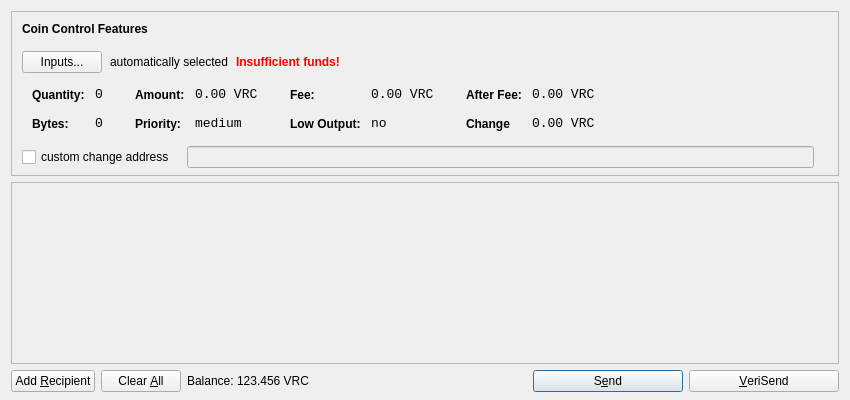
<?xml version="1.0" encoding="UTF-8"?>
<ui version="4.0">
 <class>SendCoinsDialog</class>
 <widget class="QDialog" name="SendCoinsDialog">
  <property name="geometry">
   <rect>
    <x>0</x>
    <y>0</y>
    <width>850</width>
    <height>400</height>
   </rect>
  </property>
  <property name="windowTitle">
   <string>Send Coins</string>
  </property>
  <layout class="QVBoxLayout" name="verticalLayout" stretch="0,1,0">
   <property name="bottomMargin">
    <number>8</number>
   </property>
   <item>
    <widget class="QFrame" name="frameCoinControl">
     <property name="sizePolicy">
      <sizepolicy hsizetype="Expanding" vsizetype="Expanding">
       <horstretch>0</horstretch>
       <verstretch>0</verstretch>
      </sizepolicy>
     </property>
     <property name="maximumSize">
      <size>
       <width>16777215</width>
       <height>16777215</height>
      </size>
     </property>
     <property name="frameShape">
      <enum>QFrame::StyledPanel</enum>
     </property>
     <property name="frameShadow">
      <enum>QFrame::Sunken</enum>
     </property>
     <layout class="QVBoxLayout" name="verticalLayoutCoinControl2">
      <property name="spacing">
       <number>6</number>
      </property>
      <property name="leftMargin">
       <number>0</number>
      </property>
      <property name="topMargin">
       <number>0</number>
      </property>
      <property name="rightMargin">
       <number>0</number>
      </property>
      <property name="bottomMargin">
       <number>6</number>
      </property>
      <item>
       <layout class="QVBoxLayout" name="verticalLayoutCoinControl" stretch="0,0,0,0,1">
        <property name="spacing">
         <number>0</number>
        </property>
        <property name="leftMargin">
         <number>10</number>
        </property>
        <property name="topMargin">
         <number>10</number>
        </property>
        <item>
         <layout class="QHBoxLayout" name="horizontalLayoutCoinControl1">
          <property name="bottomMargin">
           <number>15</number>
          </property>
          <item>
           <widget class="QLabel" name="labelCoinControlFeatures">
            <property name="sizePolicy">
             <sizepolicy hsizetype="Preferred" vsizetype="Maximum">
              <horstretch>0</horstretch>
              <verstretch>0</verstretch>
             </sizepolicy>
            </property>
            <property name="font">
             <font>
              <weight>75</weight>
              <bold>true</bold>
             </font>
            </property>
            <property name="styleSheet">
             <string notr="true">font-weight:bold;</string>
            </property>
            <property name="text">
             <string>Coin Control Features</string>
            </property>
           </widget>
          </item>
         </layout>
        </item>
        <item>
         <layout class="QHBoxLayout" name="horizontalLayoutCoinControl2" stretch="0,0,0,0">
          <property name="spacing">
           <number>8</number>
          </property>
          <property name="bottomMargin">
           <number>10</number>
          </property>
          <item>
           <widget class="QPushButton" name="pushButtonCoinControl">
            <property name="styleSheet">
             <string notr="true"/>
            </property>
            <property name="text">
             <string>Inputs...</string>
            </property>
           </widget>
          </item>
          <item>
           <widget class="QLabel" name="labelCoinControlAutomaticallySelected">
            <property name="text">
             <string>automatically selected</string>
            </property>
            <property name="margin">
             <number>5</number>
            </property>
           </widget>
          </item>
          <item>
           <widget class="QLabel" name="labelCoinControlInsuffFunds">
            <property name="font">
             <font>
              <weight>75</weight>
              <bold>true</bold>
             </font>
            </property>
            <property name="styleSheet">
             <string notr="true">color:red;font-weight:bold;</string>
            </property>
            <property name="text">
             <string>Insufficient funds!</string>
            </property>
            <property name="margin">
             <number>5</number>
            </property>
           </widget>
          </item>
          <item>
           <spacer name="horizontalSpacerCoinControl">
            <property name="orientation">
             <enum>Qt::Horizontal</enum>
            </property>
            <property name="sizeHint" stdset="0">
             <size>
              <width>40</width>
              <height>1</height>
             </size>
            </property>
           </spacer>
          </item>
         </layout>
        </item>
        <item>
         <widget class="QWidget" name="widgetCoinControl" native="true">
          <property name="sizePolicy">
           <sizepolicy hsizetype="Preferred" vsizetype="Preferred">
            <horstretch>0</horstretch>
            <verstretch>0</verstretch>
           </sizepolicy>
          </property>
          <property name="minimumSize">
           <size>
            <width>0</width>
            <height>0</height>
           </size>
          </property>
          <property name="styleSheet">
           <string notr="true"/>
          </property>
          <layout class="QHBoxLayout" name="horizontalLayoutCoinControl5">
           <property name="leftMargin">
            <number>0</number>
           </property>
           <property name="topMargin">
            <number>0</number>
           </property>
           <property name="rightMargin">
            <number>0</number>
           </property>
           <property name="bottomMargin">
            <number>0</number>
           </property>
           <item>
            <layout class="QHBoxLayout" name="horizontalLayoutCoinControl3" stretch="0,0,0,1">
             <property name="spacing">
              <number>20</number>
             </property>
             <property name="topMargin">
              <number>0</number>
             </property>
             <property name="bottomMargin">
              <number>10</number>
             </property>
             <item>
              <layout class="QFormLayout" name="formLayoutCoinControl1">
               <property name="horizontalSpacing">
                <number>10</number>
               </property>
               <property name="verticalSpacing">
                <number>14</number>
               </property>
               <property name="leftMargin">
                <number>10</number>
               </property>
               <property name="topMargin">
                <number>4</number>
               </property>
               <property name="rightMargin">
                <number>6</number>
               </property>
               <item row="0" column="0">
                <widget class="QLabel" name="labelCoinControlQuantityText">
                 <property name="styleSheet">
                  <string notr="true">font-weight:bold;</string>
                 </property>
                 <property name="text">
                  <string>Quantity:</string>
                 </property>
                 <property name="margin">
                  <number>0</number>
                 </property>
                </widget>
               </item>
               <item row="0" column="1">
                <widget class="QLabel" name="labelCoinControlQuantity">
                 <property name="font">
                  <font>
                   <family>Monospace</family>
                   <pointsize>10</pointsize>
                  </font>
                 </property>
                 <property name="cursor">
                  <cursorShape>IBeamCursor</cursorShape>
                 </property>
                 <property name="contextMenuPolicy">
                  <enum>Qt::ActionsContextMenu</enum>
                 </property>
                 <property name="text">
                  <string>0</string>
                 </property>
                 <property name="margin">
                  <number>0</number>
                 </property>
                 <property name="textInteractionFlags">
                  <set>Qt::LinksAccessibleByMouse|Qt::TextSelectableByKeyboard|Qt::TextSelectableByMouse</set>
                 </property>
                </widget>
               </item>
               <item row="1" column="0">
                <widget class="QLabel" name="labelCoinControlBytesText">
                 <property name="styleSheet">
                  <string notr="true">font-weight:bold;</string>
                 </property>
                 <property name="text">
                  <string>Bytes:</string>
                 </property>
                </widget>
               </item>
               <item row="1" column="1">
                <widget class="QLabel" name="labelCoinControlBytes">
                 <property name="font">
                  <font>
                   <family>Monospace</family>
                   <pointsize>10</pointsize>
                  </font>
                 </property>
                 <property name="cursor">
                  <cursorShape>IBeamCursor</cursorShape>
                 </property>
                 <property name="contextMenuPolicy">
                  <enum>Qt::ActionsContextMenu</enum>
                 </property>
                 <property name="text">
                  <string>0</string>
                 </property>
                 <property name="textInteractionFlags">
                  <set>Qt::LinksAccessibleByMouse|Qt::TextSelectableByKeyboard|Qt::TextSelectableByMouse</set>
                 </property>
                </widget>
               </item>
              </layout>
             </item>
             <item>
              <layout class="QFormLayout" name="formLayoutCoinControl2">
               <property name="horizontalSpacing">
                <number>10</number>
               </property>
               <property name="verticalSpacing">
                <number>14</number>
               </property>
               <property name="leftMargin">
                <number>6</number>
               </property>
               <property name="topMargin">
                <number>4</number>
               </property>
               <property name="rightMargin">
                <number>6</number>
               </property>
               <item row="0" column="0">
                <widget class="QLabel" name="labelCoinControlAmountText">
                 <property name="styleSheet">
                  <string notr="true">font-weight:bold;</string>
                 </property>
                 <property name="text">
                  <string>Amount:</string>
                 </property>
                 <property name="margin">
                  <number>0</number>
                 </property>
                </widget>
               </item>
               <item row="0" column="1">
                <widget class="QLabel" name="labelCoinControlAmount">
                 <property name="font">
                  <font>
                   <family>Monospace</family>
                   <pointsize>10</pointsize>
                  </font>
                 </property>
                 <property name="cursor">
                  <cursorShape>IBeamCursor</cursorShape>
                 </property>
                 <property name="contextMenuPolicy">
                  <enum>Qt::ActionsContextMenu</enum>
                 </property>
                 <property name="text">
                  <string>0.00 VRC</string>
                 </property>
                 <property name="textInteractionFlags">
                  <set>Qt::LinksAccessibleByMouse|Qt::TextSelectableByKeyboard|Qt::TextSelectableByMouse</set>
                 </property>
                </widget>
               </item>
               <item row="1" column="0">
                <widget class="QLabel" name="labelCoinControlPriorityText">
                 <property name="styleSheet">
                  <string notr="true">font-weight:bold;</string>
                 </property>
                 <property name="text">
                  <string>Priority:</string>
                 </property>
                </widget>
               </item>
               <item row="1" column="1">
                <widget class="QLabel" name="labelCoinControlPriority">
                 <property name="font">
                  <font>
                   <family>Monospace</family>
                   <pointsize>10</pointsize>
                  </font>
                 </property>
                 <property name="cursor">
                  <cursorShape>IBeamCursor</cursorShape>
                 </property>
                 <property name="contextMenuPolicy">
                  <enum>Qt::ActionsContextMenu</enum>
                 </property>
                 <property name="text">
                  <string>medium</string>
                 </property>
                 <property name="textInteractionFlags">
                  <set>Qt::LinksAccessibleByMouse|Qt::TextSelectableByKeyboard|Qt::TextSelectableByMouse</set>
                 </property>
                </widget>
               </item>
              </layout>
             </item>
             <item>
              <layout class="QFormLayout" name="formLayoutCoinControl3">
               <property name="horizontalSpacing">
                <number>10</number>
               </property>
               <property name="verticalSpacing">
                <number>14</number>
               </property>
               <property name="leftMargin">
                <number>6</number>
               </property>
               <property name="topMargin">
                <number>4</number>
               </property>
               <property name="rightMargin">
                <number>6</number>
               </property>
               <item row="0" column="0">
                <widget class="QLabel" name="labelCoinControlFeeText">
                 <property name="styleSheet">
                  <string notr="true">font-weight:bold;</string>
                 </property>
                 <property name="text">
                  <string>Fee:</string>
                 </property>
                 <property name="margin">
                  <number>0</number>
                 </property>
                </widget>
               </item>
               <item row="0" column="1">
                <widget class="QLabel" name="labelCoinControlFee">
                 <property name="font">
                  <font>
                   <family>Monospace</family>
                   <pointsize>10</pointsize>
                  </font>
                 </property>
                 <property name="cursor">
                  <cursorShape>IBeamCursor</cursorShape>
                 </property>
                 <property name="contextMenuPolicy">
                  <enum>Qt::ActionsContextMenu</enum>
                 </property>
                 <property name="text">
                  <string>0.00 VRC</string>
                 </property>
                 <property name="textInteractionFlags">
                  <set>Qt::LinksAccessibleByMouse|Qt::TextSelectableByKeyboard|Qt::TextSelectableByMouse</set>
                 </property>
                </widget>
               </item>
               <item row="1" column="0">
                <widget class="QLabel" name="labelCoinControlLowOutputText">
                 <property name="styleSheet">
                  <string notr="true">font-weight:bold;</string>
                 </property>
                 <property name="text">
                  <string>Low Output:</string>
                 </property>
                </widget>
               </item>
               <item row="1" column="1">
                <widget class="QLabel" name="labelCoinControlLowOutput">
                 <property name="font">
                  <font>
                   <family>Monospace</family>
                   <pointsize>10</pointsize>
                  </font>
                 </property>
                 <property name="cursor">
                  <cursorShape>IBeamCursor</cursorShape>
                 </property>
                 <property name="contextMenuPolicy">
                  <enum>Qt::ActionsContextMenu</enum>
                 </property>
                 <property name="text">
                  <string>no</string>
                 </property>
                 <property name="textInteractionFlags">
                  <set>Qt::LinksAccessibleByMouse|Qt::TextSelectableByKeyboard|Qt::TextSelectableByMouse</set>
                 </property>
                </widget>
               </item>
              </layout>
             </item>
             <item>
              <layout class="QFormLayout" name="formLayoutCoinControl4">
               <property name="horizontalSpacing">
                <number>10</number>
               </property>
               <property name="verticalSpacing">
                <number>14</number>
               </property>
               <property name="leftMargin">
                <number>6</number>
               </property>
               <property name="topMargin">
                <number>4</number>
               </property>
               <property name="rightMargin">
                <number>6</number>
               </property>
               <item row="0" column="0">
                <widget class="QLabel" name="labelCoinControlAfterFeeText">
                 <property name="styleSheet">
                  <string notr="true">font-weight:bold;</string>
                 </property>
                 <property name="text">
                  <string>After Fee:</string>
                 </property>
                 <property name="margin">
                  <number>0</number>
                 </property>
                </widget>
               </item>
               <item row="0" column="1">
                <widget class="QLabel" name="labelCoinControlAfterFee">
                 <property name="font">
                  <font>
                   <family>Monospace</family>
                   <pointsize>10</pointsize>
                  </font>
                 </property>
                 <property name="cursor">
                  <cursorShape>IBeamCursor</cursorShape>
                 </property>
                 <property name="contextMenuPolicy">
                  <enum>Qt::ActionsContextMenu</enum>
                 </property>
                 <property name="text">
                  <string>0.00 VRC</string>
                 </property>
                 <property name="textInteractionFlags">
                  <set>Qt::LinksAccessibleByMouse|Qt::TextSelectableByKeyboard|Qt::TextSelectableByMouse</set>
                 </property>
                </widget>
               </item>
               <item row="1" column="0">
                <widget class="QLabel" name="labelCoinControlChangeText">
                 <property name="styleSheet">
                  <string notr="true">font-weight:bold;</string>
                 </property>
                 <property name="text">
                  <string>Change</string>
                 </property>
                </widget>
               </item>
               <item row="1" column="1">
                <widget class="QLabel" name="labelCoinControlChange">
                 <property name="font">
                  <font>
                   <family>Monospace</family>
                   <pointsize>10</pointsize>
                  </font>
                 </property>
                 <property name="cursor">
                  <cursorShape>IBeamCursor</cursorShape>
                 </property>
                 <property name="contextMenuPolicy">
                  <enum>Qt::ActionsContextMenu</enum>
                 </property>
                 <property name="text">
                  <string>0.00 VRC</string>
                 </property>
                 <property name="textInteractionFlags">
                  <set>Qt::LinksAccessibleByMouse|Qt::TextSelectableByKeyboard|Qt::TextSelectableByMouse</set>
                 </property>
                </widget>
               </item>
              </layout>
             </item>
            </layout>
           </item>
          </layout>
         </widget>
        </item>
        <item>
         <layout class="QHBoxLayout" name="horizontalLayoutCoinControl4" stretch="0,0,0">
          <property name="spacing">
           <number>12</number>
          </property>
          <property name="sizeConstraint">
           <enum>QLayout::SetDefaultConstraint</enum>
          </property>
          <property name="topMargin">
           <number>5</number>
          </property>
          <property name="rightMargin">
           <number>5</number>
          </property>
          <item>
           <widget class="QCheckBox" name="checkBoxCoinControlChange">
            <property name="text">
             <string>custom change address</string>
            </property>
           </widget>
          </item>
          <item>
           <widget class="QLineEdit" name="lineEditCoinControlChange">
            <property name="enabled">
             <bool>false</bool>
            </property>
            <property name="sizePolicy">
             <sizepolicy hsizetype="Expanding" vsizetype="Fixed">
              <horstretch>0</horstretch>
              <verstretch>0</verstretch>
             </sizepolicy>
            </property>
           </widget>
          </item>
          <item>
           <widget class="QLabel" name="labelCoinControlChangeLabel">
            <property name="sizePolicy">
             <sizepolicy hsizetype="Preferred" vsizetype="Expanding">
              <horstretch>0</horstretch>
              <verstretch>0</verstretch>
             </sizepolicy>
            </property>
            <property name="minimumSize">
             <size>
              <width>0</width>
              <height>0</height>
             </size>
            </property>
            <property name="text">
             <string/>
            </property>
            <property name="margin">
             <number>3</number>
            </property>
           </widget>
          </item>
         </layout>
        </item>
        <item>
         <spacer name="verticalSpacerCoinControl">
          <property name="orientation">
           <enum>Qt::Vertical</enum>
          </property>
          <property name="sizeHint" stdset="0">
           <size>
            <width>800</width>
            <height>1</height>
           </size>
          </property>
         </spacer>
        </item>
       </layout>
      </item>
     </layout>
    </widget>
   </item>
   <item>
    <widget class="QScrollArea" name="scrollArea">
     <property name="widgetResizable">
      <bool>true</bool>
     </property>
     <widget class="QWidget" name="scrollAreaWidgetContents">
      <property name="geometry">
       <rect>
        <x>0</x>
        <y>0</y>
        <width>830</width>
        <height>152</height>
       </rect>
      </property>
      <layout class="QVBoxLayout" name="verticalLayout_2">
       <property name="leftMargin">
        <number>0</number>
       </property>
       <property name="topMargin">
        <number>0</number>
       </property>
       <property name="rightMargin">
        <number>0</number>
       </property>
       <property name="bottomMargin">
        <number>0</number>
       </property>
       <item>
        <layout class="QVBoxLayout" name="entries">
         <property name="spacing">
          <number>6</number>
         </property>
        </layout>
       </item>
       <item>
        <spacer name="verticalSpacer">
         <property name="orientation">
          <enum>Qt::Vertical</enum>
         </property>
         <property name="sizeHint" stdset="0">
          <size>
           <width>20</width>
           <height>40</height>
          </size>
         </property>
        </spacer>
       </item>
      </layout>
     </widget>
    </widget>
   </item>
   <item>
    <layout class="QHBoxLayout" name="horizontalLayout">
     <item>
      <widget class="QPushButton" name="addButton">
       <property name="toolTip">
        <string>Send to multiple recipients at once</string>
       </property>
       <property name="text">
        <string>Add &amp;Recipient</string>
       </property>
       <property name="icon">
        <iconset resource="../bitcoin.qrc">
         <normaloff>:/icons/add</normaloff>:/icons/add</iconset>
       </property>
       <property name="autoDefault">
        <bool>false</bool>
       </property>
      </widget>
     </item>
     <item>
      <widget class="QPushButton" name="clearButton">
       <property name="sizePolicy">
        <sizepolicy hsizetype="Minimum" vsizetype="Fixed">
         <horstretch>0</horstretch>
         <verstretch>0</verstretch>
        </sizepolicy>
       </property>
       <property name="toolTip">
        <string>Remove all transaction fields</string>
       </property>
       <property name="text">
        <string>Clear &amp;All</string>
       </property>
       <property name="icon">
        <iconset resource="../bitcoin.qrc">
         <normaloff>:/icons/remove</normaloff>:/icons/remove</iconset>
       </property>
       <property name="autoRepeatDelay">
        <number>300</number>
       </property>
       <property name="autoDefault">
        <bool>false</bool>
       </property>
      </widget>
     </item>
     <item>
      <layout class="QHBoxLayout" name="horizontalLayout_2">
       <property name="spacing">
        <number>3</number>
       </property>
       <item>
        <widget class="QLabel" name="label">
         <property name="sizePolicy">
          <sizepolicy hsizetype="Preferred" vsizetype="Fixed">
           <horstretch>0</horstretch>
           <verstretch>0</verstretch>
          </sizepolicy>
         </property>
         <property name="text">
          <string>Balance:</string>
         </property>
        </widget>
       </item>
       <item>
        <widget class="QLabel" name="labelBalance">
         <property name="sizePolicy">
          <sizepolicy hsizetype="Preferred" vsizetype="Fixed">
           <horstretch>0</horstretch>
           <verstretch>0</verstretch>
          </sizepolicy>
         </property>
         <property name="cursor">
          <cursorShape>IBeamCursor</cursorShape>
         </property>
         <property name="text">
          <string>123.456 VRC</string>
         </property>
         <property name="textInteractionFlags">
          <set>Qt::LinksAccessibleByMouse|Qt::TextSelectableByKeyboard|Qt::TextSelectableByMouse</set>
         </property>
        </widget>
       </item>
      </layout>
     </item>
     <item>
      <spacer name="horizontalSpacer">
       <property name="orientation">
        <enum>Qt::Horizontal</enum>
       </property>
       <property name="sizeHint" stdset="0">
        <size>
         <width>40</width>
         <height>20</height>
        </size>
       </property>
      </spacer>
     </item>
     <item>
      <widget class="QPushButton" name="sendButton">
       <property name="minimumSize">
        <size>
         <width>150</width>
         <height>0</height>
        </size>
       </property>
       <property name="toolTip">
        <string>Confirm the send action</string>
       </property>
       <property name="text">
        <string>S&amp;end</string>
       </property>
       <property name="icon">
        <iconset resource="../bitcoin.qrc">
         <normaloff>:/icons/send</normaloff>:/icons/send</iconset>
       </property>
       <property name="default">
        <bool>true</bool>
       </property>
      </widget>
     </item>
     <item>
      <widget class="QPushButton" name="veriSendButton">
       <property name="minimumSize">
        <size>
         <width>150</width>
         <height>0</height>
        </size>
       </property>
       <property name="toolTip">
        <string>Confirm the send action</string>
       </property>
       <property name="text">
        <string>&amp;VeriSend</string>
       </property>
       <property name="icon">
        <iconset resource="../bitcoin.qrc">
         <normaloff>:/icons/veriSend</normaloff>:/icons/veriSend</iconset>
       </property>
      </widget>
     </item>
    </layout>
   </item>
  </layout>
 </widget>
 <resources>
  <include location="../bitcoin.qrc"/>
 </resources>
 <connections/>
</ui>
